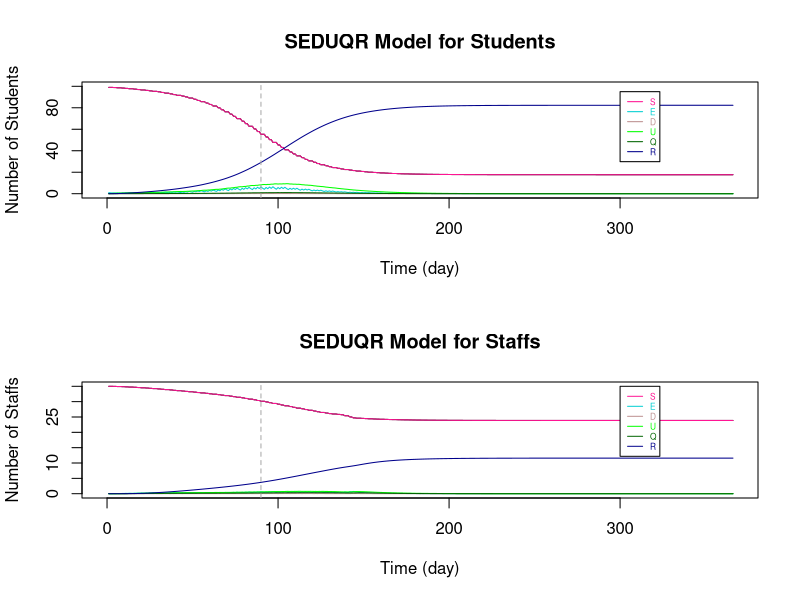

This figure's R source:
# Baseline : 
# School Opening Time : Monday - Friday
# Bubble Size : 10 studemts with 3 staffs
# Betwwen Bubble Contact Number : 3

###################################################################################################################

# Parameters
Ta = matrix(c(0.64,1), nrow = 2) # transmissibility of student and staff
Ca = matrix(c(0.79,1), nrow = 1)  # susceptibility of student and staff
tau = c(0.54, 0.54/2)  # individual transmission rate within and outside the bubble
# set p: the transmission rate: 
p1 = Ta %*% Ca
# p = (student-student same bubble, student-student different, staff-student, student-staff, staff-staff both teaching same or different bubbles)
p = c(p1[1,1]*tau[1], p1[1,1]*tau[2], p1[2,1]*tau[2], p1[1,2]*tau[2], p1[2,2]*tau[2]) #RHO

a = 0.2  # ALPHA: rate from latent to infection
d = c(0.1,0.3) # d:probability of an infection is detectable/symptomatic for student and staff
e = 0.138 # EPSILON: the relative transmission for undetectable compared to detectable
o = 0.75  # THETA: rate of getting quanrantined 
y = 0.1 # GAMMA:recovery rate (differ by age and compartments)

r.values = c(9,3,10,3,3)  # r:contact r people (should be changing with time), in the same order as p (RHO)

T = 366
N = 10 # student number in each bubble


###################################################################################################################

# Define dataframe - students bubbles 1-10 and total staff
# Define array 
B <- matrix(rep(0), T, 7)
A <- array(rep(B), dim = c(T, 7, 11))

A[,1,] <- 10 #  S
A[,7,] <- 10 #  N
A[,1,11] <- 30  # 30 staffs are S initially
A[,7,11] <- 55 #  55 staffs in total (20 of them work from home)
A[1,,1] <- c(9,1,0,0,0,0,10)   # initials

dimnames(A) <- list(1:T, c("S","E","D","U","Q","R","N"), c(sprintf("B%d", 1:10),"Staff"))  # name the array

head(A)
da_rp_t_S8 <- as.data.frame(A)

###################################################################################################################

# Set initials
S <- matrix(rep(0), T+1, 10)
E <- matrix(rep(0), T+1, 10)
D <- matrix(rep(0), T+1, 10)
U <- matrix(rep(0), T+1, 10)
Q <- matrix(rep(0), T+1, 10)
R <- matrix(rep(0), T+1, 10)
r <- matrix(rep(0), T+1, 10)

S.Staff=S1=S2=S3=S4=S5=S6=S
E.Staff=E1=E2=E3=E4=E5=E6=E
D.Staff=D1=D2=D3=D4=D5=D6=D
U.Staff=U1=U2=U3=U4=U5=U6=U
Q.Staff=Q1=Q2=Q3=Q4=Q5=Q6=Q
R.Staff=R1=R2=R3=R4=R5=R6=R
r1=r2=r3=r4=r5=r

S5.diff=S2.diff=S
E5.diff=E2.diff=E
D5.diff=D2.diff=D
U5.diff=U2.diff=U
R5.diff=R2.diff=R
r5.diff=r2.diff=r

S.Staff.change = S.Staff

# Staff replacement
Staff.School = S.Staff  
Staff.rp = S.Staff  

# Tutorial Group
S.Std_Std = S
S.Std1=S.Std2=S
S.Stf=E.Stf=D.Stf=U.Stf=Q.Stf=R.Stf=S


###################################################################################################################
# The Symbols for the Dynamic system 

# STUDENTS
# S, E, D, U, Q, R : (without subscript of numbers) TOTAL number of students in each compartment (for an individual bubble)

# S1, E1, D1, U1, Q1, R1: TOTAL number of students in each compartments with ONLY the intractions WITHIN bubbles (for an individual bubble)

# S2.diff, E2.diff, D2.diff, U2.diff, R2.diff : TOTAL number of students that are not in the specified bubble (for an individual bubble)

# S2, E2, D2, U2, Q2, R2: CHANGE of number of students in each compartments by BETWEEN-BUBBLES interactions (for an individual bubble)

# S3, E3, D3, U3, Q3, R3 : CHANGE of number of students in each compartments by their teaching staffs (for an individual bubble)

# STAFFS
# S.Staff, E.Staff, D.Staff, U.Staff, Q.Staff, R.Staff : (without subscript of numbers) TOTAL number of STAFF in each compartment (for those teaching an individual bubble)

# S4, E4, D4, U4, Q4, R4: CHANGE of number of staffs in each compartments by the students they teach (for those teaching an individual bubble)

# S5.diff, E5.diff, D5.diff, U5.diff, R5.diff : TOTAL number of staffs that are not teaching the specified bubble (for those teaching an individual bubble)

# S5, E5, D5, U5, Q5, R5 : CHANGE of number of staffs in each compartments by staffs teaching other bubbles (for those teaching an individual bubble)

# S6, E6, D6, U6, Q6, R6 : CHANGE of number of staffs in each compartments by the staffs teaching the same bubble (for those teaching an individual bubble)

# r are the number of sesceptible contacts that an infection case would contact (vary with situations)

# Staff.School : the number of staff at school of teaching each bubble

# Staff.rp : the number of staff that can come to teach the bubble that were working from home

# TUTOR GROUP

# S.Std_Std : CHANGE of number of student in tutor group by infections within tutor group

# S.Std1 : CHANGE of number of student in bubble j by infections within tutor group

# S.Std2 : CHANGE of number of student in bubble j by infections from the tutor

# S.Stf, E.Stf, D.Stf, U.Stf, Q.Stf, R.Stf : Total number of tutors being infected in tutor group j

###################################################################################################################

# i : time step start from 1 
# j : bubble number 1 to 10

for (i in 1:T){
  for (j in 1:10){  
    
    ###### For STUDENTS
    
    # initals
    S[1,j] =  da_rp_t_S8[1,paste("S.B", j, sep = "")]
    E[1,j] =  da_rp_t_S8[1,paste("E.B", j, sep = "")]
    D[1,j] =  da_rp_t_S8[1,paste("D.B", j, sep = "")]
    U[1,j] =  da_rp_t_S8[1,paste("U.B", j, sep = "")]
    Q[1,j] =  da_rp_t_S8[1,paste("Q.B", j, sep = "")]
    R[1,j] =  da_rp_t_S8[1,paste("R.B", j, sep = "")]
    
    # STUDENT to STUDENT in the SAME BUBBLE
    S1[1,j] =  da_rp_t_S8[1,paste("S.B", j, sep = "")]
    E1[1,j] =  da_rp_t_S8[1,paste("E.B", j, sep = "")]
    D1[1,j] =  da_rp_t_S8[1,paste("D.B", j, sep = "")]
    U1[1,j] =  da_rp_t_S8[1,paste("U.B", j, sep = "")]
    Q1[1,j] =  da_rp_t_S8[1,paste("Q.B", j, sep = "")]
    R1[1,j] =  da_rp_t_S8[1,paste("R.B", j, sep = "")]
    r1[1,j] =  S[1,j]  # number of contact depends on how many S in the bubble
    
    # This formula comes from the dynamic equations (in powerpoint slide 4)
    S1[i+1,j] = S[i,j] - r1[i,j]*p[1]*(D[i,j]+e*U[i,j])
    E1[i+1,j] = E[i,j] + r1[i,j]*p[1]*(D[i,j]+e*U[i,j]) - a*E[i,j]
    D1[i+1,j] = D[i,j] + a*d[1]*E[i,j] - o*D[i,j]
    U1[i+1,j] = U[i,j] + a*(1-d[1])*E[i,j] - y*U[i,j]
    Q1[i+1,j] = Q[i,j] + o*D[i,j] - y*Q[i,j]
    R1[i+1,j] = R[i,j] + y*(Q[i,j]+U[i,j])
    r1[i+1,j] = S[i,j] 
    
    
    # STUDENT to STUDENT in DIFFERENT BUBBLES #
    # number of contact for each individual in bubble j to students in other bubbles
    r2.diff[1,j] =  3  # each student in j contact 3 students in other bubbles
    r2.diff[i+1,j] = r2.diff[i,j]    
    # the total number of contacts of the students in bubble j
    m = round(r2.diff[i,j]*(S[i,j]))  # only Susceptible individuals in j might be infected by students in other bubbles
    
    # inital values of total number of students at school not in bubble j
    # (only S,E,D,U are at school, currently not considered recovery come back to school yet)
    S2.diff[1,j] = 90
    E2.diff[1,j] = 0
    D2.diff[1,j] = 0
    U2.diff[1,j] = 0
    R2.diff[1,j] = 0
    
    # Subset for S,E,D,U compartments of all bubbles 
    all.S = (c(1:ncol(da_rp_t_S8)) %% 7) == 1
    all.E = (c(1:ncol(da_rp_t_S8)) %% 7) == 2
    all.D = (c(1:ncol(da_rp_t_S8)) %% 7) == 3
    all.U = (c(1:ncol(da_rp_t_S8)) %% 7) == 4
    all.R = (c(1:ncol(da_rp_t_S8)) %% 7) == 6
    
    #total number of students at school not in bubble j (and not staff: the reason of removing the last column)
    # The number of S, E, D, U at time i, different to bubble j
    S2.diff[i,j] = round(sum((da_rp_t_S8[i,(all.S)][,-j])[,c(1:ncol(da_rp_t_S8[i,(all.S)][,-j])-1)]))
    E2.diff[i,j] = round(sum((da_rp_t_S8[i,(all.E)][,-j])[,c(1:ncol(da_rp_t_S8[i,(all.E)][,-j])-1)]))
    D2.diff[i,j] = round(sum((da_rp_t_S8[i,(all.D)][,-j])[,c(1:ncol(da_rp_t_S8[i,(all.D)][,-j])-1)]))
    U2.diff[i,j] = round(sum((da_rp_t_S8[i,(all.U)][,-j])[,c(1:ncol(da_rp_t_S8[i,(all.U)][,-j])-1)]))
    R2.diff[i,j] = round(sum((da_rp_t_S8[i,(all.R)][,-j])[,c(1:ncol(da_rp_t_S8[i,(all.R)][,-j])-1)]))
    
    # make a list of S, E, D, U not in bubble j (the times of repeat is the number of students in each compartment)
    list = c(rep("S", S2.diff[i,j]), rep("E", E2.diff[i,j]), rep("D", D2.diff[i,j]), rep("U", U2.diff[i,j]), rep("R", R2.diff[i,j]))
    
    #count the number of S,E,D,U that students in j contacted to
    # " sample(list, m, replace = TRUE) ": Randomly select m from list
    set.seed(123)
    countS = sum((sample(list, m, replace = TRUE))=="S") # for students in bubble j: the number of contact outside bubble j are S
    countE = sum((sample(list, m, replace = TRUE))=="E") # for students in bubble j: the number of contact outside bubble j are E
    countD = sum((sample(list, m, replace = TRUE))=="D") # for students in bubble j: the number of contact outside bubble j are D
    countU = sum((sample(list, m, replace = TRUE))=="U") # for students in bubble j: the number of contact outside bubble j are U
    countR = sum((sample(list, m, replace = TRUE))=="R") # for students in bubble j: the number of contact outside bubble j are R
    
    
    # The number of change in S and E compartments by interactions from other bubbles to bubbles j (only the partial effect)
    # initial (no intractions between bubbles at time 1)
    S2[1,j] = 0
    E2[1,j] = 0
    
    # The change in S and E for bubble j only depends on the number of:
    # 1. (   susceptible students in bubble j: r1[i,j] = S[i,j]   ) and 
    # 2. (   number of detectable/symtomatic and undetectable/asymtomatic that are contacted in other bubbles: countD+e*countU   
    #                                                        -- e is because the effectiveness on D and U in infection rate are different)
    S2[i+1,j] = -p[2]*(countD+e*countU)  # Only the change because of other bubbles
    E2[i+1,j] = p[2]*(countD+e*countU)  # Only the change because of other bubbles, so those Es goes into D/U compartments are included in E1
    
    
    # STAFF to STUDENTs they teach 
    # initial - there is no change of S and E initially
    S3[1,j] = 0
    E3[1,j] = 0
    r3[1,j] = r.values[3]
    
    # The change in S and E for bubble j depends on the number of D and U of staffs
    S3[i+1,j] = - r1[i,j]*p[3]*(D.Staff[i,j]+e*U.Staff[i,j])   
    E3[i+1,j] = r1[i,j]*p[3]*(D.Staff[i,j]+e*U.Staff[i,j]) 
    r3[i+1,j] =  S[i,j]
    
    
    
    ### TUTOR GROUP
    
    # STUDENTs TO STUDENTs in the same tutorial group
  
    # A tutor group contains 2 bubbles of students and a staff that is not teaching the bubbles
    # With the tutor meeting of 15mins and a typical school day of 6 hours, the time length of contact is 1/24 of that in a bubble
    # initial (S.Std_Std is the change of S in tutor group j with students in both bubble j and 11-j)
    S.Std_Std[1,] = c(rep(0,10))  # S.Std_Std : total change of students in tutor group
    S.Std1[1,] = c(rep(0,10))
      
    
    # The change of S for tutor group j with students in both bubble j and 11-j
    if (j <= 5){ # 5 tutor groups in total
      S.Std_Std[i+1,j] = - (S[i,j]+S[i,11-j])*p[1]*((D[i,j]+e*U[i,j])+(D[i,11-j]+e*U[i,11-j]))*1/24

      # As the change is less than 0.5, separate the new cases of infections according to the percentage of S in each bubble
      if (S[i,j]+S[i,11-j] > 0){
        S.Std1[i+1,j] = S.Std_Std[i+1,j]*S[i,j]/(S[i,j]+S[i,11-j])  # S.Std1 : total change of students in  bubble j by having tutor group
        S.Std1[i+1,11-j] = S.Std_Std[i+1,j]*S[i,11-j]/(S[i,j]+S[i,11-j])
      }
      
      else{
        S.Std1[i+1,j] = 0
        S.Std1[i+1,11-j] = 0
      }
    }
    
    else{ # avoid to count the infections twice
    }
    
    
    # STAFF TO STUDENTs in the same tutorial group
    
    # There is only 1 staff for each tutor group
    # S.Std2 : the change of studnets in bubble j by infections from the tutor
    # initial - there is no change of S and E initially
    S.Std2[1,] = c(rep(0,10)) 
    
    # The change of S for tutor group j with students in both bubble j and 11-j
    if (j <= 5){ # 5 tutor groups in total
      if (S[i,j]+S[i,11-j] > 0){
      S.Std2[i+1,j] = - ((S[i,j]+S[i,11-j])*p[3]*(D.Stf[i,j]+e*U.Stf[i,j])*1/24)*(S[i,j]/(S[i,j]+S[i,11-j]))
      S.Std2[i+1,11-j] = - ((S[i,j]+S[i,11-j])*p[3]*(D.Stf[i,j]+e*U.Stf[i,j])*1/24)*(S[i,11-j]/(S[i,j]+S[i,11-j]))
      }
      
      else{
        S.Std2[i+1,j] = 0
        S.Std2[i+1,11-j] = 0
      }
    }
    
    else{ # avoid to count the infections twice
    }
    
    
    
    # TOTAL on STUDNETS 
    if (S1[i+1,j] + S2[i+1,j] + S3[i+1,j] + S.Std1[i+1,j] + S.Std2[i+1,j] >= 0){   # The total number of S has to be >= 0
      S[i+1,j] = S1[i+1,j] + S2[i+1,j] + S3[i+1,j] + S.Std1[i+1,j] + S.Std2[i+1,j]
      E[i+1,j] = E1[i+1,j] + E2[i+1,j] + E3[i+1,j] - S.Std1[i+1,j] - S.Std2[i+1,j]
    }
    else {  # If not, S = 0, 
      #         E = previous (time step) amout of E - the same amount of students reduced in S compartment - those move to the next compartments
      S[i+1,j] = 0
      E[i+1,j] = E[i,j] - (S[i+1,j]-S[i,j]) - a*E[i,j]
    }
    
    D[i+1,j] = D1[i+1,j]
    U[i+1,j] = U1[i+1,j]
    Q[i+1,j] = Q1[i+1,j]
    R[i+1,j] = R1[i+1,j]
    
    
    ###### For STAFF
    
    # Assume there are 55 staffs in total, initially 30 of them teach students. 
    # The overall effect on STAFF (stdent -> staff  &   staff -> staff in same / different bubble)
    
    # initials
    S.Staff[1,] =  3
    E.Staff[1,] =  0
    D.Staff[1,] =  0
    U.Staff[1,] =  0
    Q.Staff[1,] =  0
    R.Staff[1,] =  0
    
    # STUDENT to STAFF
    # initials
    S4[1,j] = 0
    r4[1,j] = r.values[4]  
    
    # Only S and E compartments will change directly by the infection cause by studnets (E3 = -S3)
    S4[i+1,j] = - r4[i]*p[4]*(D[i,j]+e*U[i,j])
    r4[i+1,j] = S.Staff[i,j]
    
    
    # STAFF to STAFF (teach same bubble)
    # initials
    S6[1,j] = 0
    
    # Only S and E compartments will change directly by the infection cause by staffs teach same bubble (E6 = -S6)
    S6[i+1,j] = - r4[i]*p[5]*(D.Staff[i,j]+e*U.Staff[i,j])
    
    
    # STAFF to STAFF (teach different bubbles)
    # number of contact for each individual staff teach bubble j to the staffs teach other bubbles
    r5.diff[1,j] =  3  # each staff teach j contact 3 staffs teach other bubbles
    r5.diff[i+1,j] = r5.diff[i,j]    
    # the total number of contacts of the students in bubble j
    m.Staff = round(r5.diff[i,j]*(S.Staff[i,j]))  # only Susceptible staffs in j might be infected 
    
    # inital values of total number of staff at school not teach bubble j
    # (only S,E,D,U are at school, currently not considered recovery come back to school yet)
    S5.diff[1,] = 27
    E5.diff[1,] = 0
    D5.diff[1,] = 0
    U5.diff[1,] = 0
    R5.diff[1,] = 0
    
    # The number of S, E, D, U at time i, not teaching to bubble j
    S5.diff[i,j] = round(sum(S.Staff[i,])-S.Staff[i,j])
    E5.diff[i,j] = round(sum(E.Staff[i,])-E.Staff[i,j])
    D5.diff[i,j] = round(sum(D.Staff[i,])-D.Staff[i,j])
    U5.diff[i,j] = round(sum(U.Staff[i,])-U.Staff[i,j])
    R5.diff[i,j] = round(sum(R.Staff[i,])-R.Staff[i,j])
    
    # make a list of S, E, D, U not teach bubble j (the times of repeat is the number of staff in each compartment)
    list.Staff = c(rep("S", S5.diff[i,j]), rep("E", E5.diff[i,j]), rep("D", D5.diff[i,j]), rep("U", U5.diff[i,j]), rep("R", R5.diff[i,j]))
    
    #count the number of S,E,D,U that staffs teaching bubble j contacted to
    # " sample(list.Staff, m.Staff, replace = TRUE) ": Randomly select m.Staff from list
    set.seed(123)
    count.StaffS = sum((sample(list.Staff, m.Staff, replace = TRUE))=="S") # for students in bubble j: the number of contact outside bubble j are S
    count.StaffE = sum((sample(list.Staff, m.Staff, replace = TRUE))=="E") # for students in bubble j: the number of contact outside bubble j are E
    count.StaffD = sum((sample(list.Staff, m.Staff, replace = TRUE))=="D") # for students in bubble j: the number of contact outside bubble j are D
    count.StaffU = sum((sample(list.Staff, m.Staff, replace = TRUE))=="U") # for students in bubble j: the number of contact outside bubble j are U
    count.StaffR = sum((sample(list.Staff, m.Staff, replace = TRUE))=="R") # for students in bubble j: the number of contact outside bubble j are R
    
    # The number of change in S and E compartments by staffs teach j and other staffs contacts
    # initial (no transmission at time 1)
    S5[1,j] = 0
    
    # The change in S and E for staffs teach bubble j only depends on the number of:
    # 1. (   susceptible staffs teach bubble j: r5[i,j] = S.Staff[i,j]   ) and 
    # 2. (   number of detectable/symtomatic and undetectable/asymtomatic staffs teach other bubbles: count.StaffD+e*count.StaffU
    #                                                        -- e is because the effectiveness on D and U in infection rate are different)
    S5[i+1,j] = - p[5]*(count.StaffD+e*count.StaffU)  # Only the change because of staff teach other bubbles
    # E5 = -S5
    
    
    # TUTOR GROUP
    
    # The STUDENTS in the tutor group to STAFF
    # Assume for tutor group 1-5, the tutor is not teaching any bubbles
    # There is no staff to replace tutor if he is infected, but he will work again when he has recovered
    # initial - there is no change of S and E initially
    S.Stf[1,] = c(rep(1,5), rep(0,5)) 
    E.Stf[1,] = D.Stf[1,] = U.Stf[1,] = Q.Stf[1,] = R.Stf[1,] = rep(0,10)
    
    
    # The total number of S for staff in tutor group j 
    if (j <= 5){ # 5 tutor groups in total
      if (S.Stf[i,j] > 0){
        S.Stf[i+1,j] = S.Stf[i,j] - S.Stf[i,j]*p[4]*((D[i,j]+e*U[i,j])+(D[i,11-j]+e*U[i,11-j]))*1/24
      }
      
      else{
        S.Stf[i+1,j] = 0
      }
    }
    
    else{ # avoid to count the infections twice
      S.Stf[i+1,j] = 0
    }
    
    if (S.Stf[i+1,j] - S.Stf[i,j] >= 0) {
      S.Stf[i+1,j] = S.Stf[i+1,j]
    }
    
    else{
      S.Stf[i+1,j] = S.Stf[i,j]
    }
    
    E.Stf[i+1,j] = E.Stf[i,j] + (S.Stf[i+1,j] - S.Stf[i,j]) - a*E.Stf[i,j]
    D.Stf[i+1,j] = D.Stf[i,j] + a*d[1]*E.Stf[i,j] - o*D.Stf[i,j]
    U.Stf[i+1,j] = U.Stf[i,j] + a*(1-d[1])*E.Stf[i,j] - y*U.Stf[i,j]
    Q.Stf[i+1,j] = Q.Stf[i,j] + o*D.Stf[i,j] - y*Q.Stf[i,j]
    R.Stf[i+1,j] = R.Stf[i,j] + y*(Q.Stf[i,j]+U.Stf[i,j])
    
    # TOTAL on STAFF
    # the total change of staff
    
    S.Staff.change[1,j] = 0
    S.Staff.change[i+1,j] = -(S4[i+1,j] + S5[i+1,j] + S6[i+1,j])    
    
    # With larger number in each group, remove the overlapping cases of new infection by:
    # (There might be chance an individual staff is infected by both students he teach and other staff he contact with)
    # Here, use randomly choosing to reduce the overlapping change effect
    # # # count.StaffS_overlap = - round(S3[i+1,j] + S5[i+1,j] + S6[i+1,j]) # the infected cases/the change in S (with overlap)
    
    # This formula comes from the dynamic equations (in powerpoint slide 4)
    S.Staff[i+1,j] = S.Staff[i,j] - S.Staff.change[i+1,j]
    E.Staff[i+1,j] = E.Staff[i,j] + S.Staff.change[i+1,j] - a*E.Staff[i,j]
    D.Staff[i+1,j] = D.Staff[i,j] + a*d[2]*E.Staff[i,j] - o*D.Staff[i,j]
    U.Staff[i+1,j] = U.Staff[i,j] + a*(1-d[2])*E.Staff[i,j] - y*U.Staff[i,j]
    Q.Staff[i+1,j] = Q.Staff[i,j] + o*D.Staff[i,j] - y*Q.Staff[i,j]
    R.Staff[i+1,j] = R.Staff[i,j] + y*(Q.Staff[i,j]+U.Staff[i,j])
    
    
    # STAFF replacement (remove this part to see if there is no extra staff that teaching the same course)
    # We assume initially 30 out of 55 staffs are teaching bubbles and the other 20 staffs are working from home.
    # Assume each bubble has 3 teaching staff and 2 other staffs working from home that can teach the same course.
    # If one of the staff was teaching at school is isolated, a staff that is "teaching the same course" will come back to school and teach the bubble. (within 24h)
    # When an istolated staff is recovered, he will come back to school on the next day. (within 24h)
    # If that result in more than 3 staffs teaching the bubble, let some susceptible staffs to work from home.  
    # So, each bubble will have 3 teaching staffs until there are not enough staffs available.
    
    Staff.rp[1,j] = 2  # the staff can come to teach in the next day that are working from home
    Staff.School[1,j] = 3  # total number of staffs that are teaching the bubble
    Staff.School[i,j] = S.Staff[i,j] + E.Staff[i,j] + D.Staff[i,j] + U.Staff[i,j] + R.Staff[i,j]
    
    if (Staff.School[i,j] < 3) {  # if the number of staff teaching bubble j is less than 3
      
      if ((3 - Staff.School[i,j]) <= Staff.rp[i,j]) {  # if there are enough staff to come back and teach
        S.Staff[i+1,j] = S.Staff[i+1,j] + (3 - Staff.School[i,j])
        Staff.rp[i+1,j] = Staff.rp[i,j] - (3 - Staff.School[i,j])
      }
      
      else{  # if there is not enought staff to come back and teach
        S.Staff[i+1,j] = S.Staff[i+1,j] + Staff.rp[i,j]
        Staff.rp[i+1,j] = 0
      }
    }
    
    else{  
      if (round(Staff.School[i,j]) > 3) { # if after the staff combing back from isolation, there are more than 3 staffs teaching the bubble j
        S.Staff[i+1,j] = S.Staff[i+1,j] - (Staff.School[i,j] - 3)
        Staff.rp[i+1,j] = Staff.rp[i,j] + (Staff.School[i,j] - 3)
      } 
      
      else {# if there are 3 staffs teaching the bubble j
        S.Staff[i+1,j] = S.Staff[i+1,j]
        Staff.rp[i+1,j] = Staff.rp[i,j] 
      }
    }
    
    
    
    # The change on Weekends
    #-----------------------------------------------------------------------------------------------------------------#
    ########## 1 day on 1 day off : School day Monday, Wednesday and Friday
    onoff1 = c(seq(0,T,7)-5, seq(0,T,7)-3, seq(0,T,7)-1, seq(0,T,7))
    
    if (!is.na(match(i, setdiff(0:T,onoff1))) == TRUE){  #if time i is weekday
    }
    
    else{  #if time i is weekend
      S[i+1,j] = S[i,j]
      E[i+1,j] = E[i,j] - a*E[i,j]
      
      S.Staff[i+1,j] = S.Staff[i,j]
      E.Staff[i+1,j] = E.Staff[i,j] - a*E.Staff[i,j]
      
    }
    #-----------------------------------------------------------------------------------------------------------------#
    
    # Add the results of each time step i and each bubble j of each compartments to the dataframe da_rp_t_S8
    da_rp_t_S8[i,paste("S.B", j, sep = "")] <- S[i,j]
    da_rp_t_S8[i,paste("E.B", j, sep = "")] <- E[i,j]
    da_rp_t_S8[i,paste("D.B", j, sep = "")] <- D[i,j]
    da_rp_t_S8[i,paste("U.B", j, sep = "")] <- U[i,j]
    da_rp_t_S8[i,paste("Q.B", j, sep = "")] <- Q[i,j]
    da_rp_t_S8[i,paste("R.B", j, sep = "")] <- R[i,j]
    
    da_rp_t_S8[i,paste("S.", "Staff", sep = "")] <- sum(S.Staff[i,]) + sum(S.Stf[i,])
    da_rp_t_S8[i,paste("E.", "Staff", sep = "")] <- sum(E.Staff[i,]) + sum(E.Stf[i,])
    da_rp_t_S8[i,paste("D.", "Staff", sep = "")] <- sum(D.Staff[i,]) + sum(D.Stf[i,])
    da_rp_t_S8[i,paste("U.", "Staff", sep = "")] <- sum(U.Staff[i,]) + sum(U.Stf[i,])
    da_rp_t_S8[i,paste("Q.", "Staff", sep = "")] <- sum(Q.Staff[i,]) + sum(Q.Stf[i,])
    da_rp_t_S8[i,paste("R.", "Staff", sep = "")] <- sum(R.Staff[i,]) + sum(R.Stf[i,])
    
    # Sum up the total dynamic of students for all bubbles
    da_rp_t_S8$S.Student[i] <- sum(S[i,])
    da_rp_t_S8$E.Student[i] <- sum(E[i,])
    da_rp_t_S8$D.Student[i] <- sum(D[i,])
    da_rp_t_S8$U.Student[i] <- sum(U[i,])
    da_rp_t_S8$Q.Student[i] <- sum(Q[i,])
    da_rp_t_S8$R.Student[i] <- sum(R[i,])
    da_rp_t_S8$N.Student[i] <- 100
    
  }
}

# Add extra columns 
for (i in 1:T){
  
  # total number of Staffs working from home
  da_rp_t_S8$Staff.rp[i] <- sum(Staff.rp[i,])  
  
  # reproduction rate Rt
  da_rp_t_S8$Rt.Student[i] <- (da_rp_t_S8$E.Student[i+1] + da_rp_t_S8$D.Student[i+1] + da_rp_t_S8$U.Student[i+1] + da_rp_t_S8$Q.Student[i+1]) / 
    (da_rp_t_S8$E.Student[i] + da_rp_t_S8$D.Student[i] + da_rp_t_S8$U.Student[i] + da_rp_t_S8$Q.Student[i])
  
  da_rp_t_S8$Rt.Staff[i] <- (da_rp_t_S8$E.Staff[i+1] + da_rp_t_S8$D.Staff[i+1] + da_rp_t_S8$U.Staff[i+1] + da_rp_t_S8$Q.Staff[i+1]) / 
    (da_rp_t_S8$E.Staff[i] + da_rp_t_S8$D.Staff[i] + da_rp_t_S8$U.Staff[i] + da_rp_t_S8$Q.Staff[i])
}



###################################################################################################################
# Plot SEDUQR graphs
par(mfrow=c(2, 1), lwd=1)

# Students
X_lim <- seq(1,T,by=1)
plot(da_rp_t_S8$S.Student~X_lim, pch=15, col="black", main = "SEDUQR Model for Students", type = "l", xlab = "Time (day)", ylab = "Number of Students", xlim = c(0,T), ylim = c(0,100))

lines(da_rp_t_S8$S.Student, col="DeepPink", lty=1)
lines(da_rp_t_S8$E.Student, col="darkTurquoise", lty=1)
lines(da_rp_t_S8$D.Student, col="RosyBrown", lty=1)
lines(da_rp_t_S8$U.Student, col="green", lty=1)
lines(da_rp_t_S8$Q.Student, col="darkgreen", lty=1)
lines(da_rp_t_S8$R.Student, col="darkblue", lty=1)

legend(300, 95 ,c("S","E","D", "U", "Q", "R"),col=c("DeepPink","darkTurquoise","RosyBrown", "green", "darkgreen", "darkblue"),
       text.col=c("DeepPink","darkTurquoise","RosyBrown", "green", "darkgreen", "darkblue"),lty=c(1,1,1,1,1,1),
       cex=0.5)

abline(v=90,col="dark grey", lty=2)

# Staffs
X_lim <- seq(1,T,by=1)
plot(da_rp_t_S8$S.Staff~X_lim, pch=15, col="black", main = "SEDUQR Model for Staffs", type = "l", xlab = "Time (day)", ylab = "Number of Staffs", xlim = c(0,T), ylim = c(0,35))

lines(da_rp_t_S8$S.Staff, col="DeepPink", lty=1)
lines(da_rp_t_S8$E.Staff, col="darkTurquoise", lty=1)
lines(da_rp_t_S8$D.Staff, col="RosyBrown", lty=1)
lines(da_rp_t_S8$U.Staff, col="green", lty=1)
lines(da_rp_t_S8$Q.Staff, col="darkgreen", lty=1)
lines(da_rp_t_S8$R.Staff, col="darkblue", lty=1)
 
legend(300, 35,c("S","E","D", "U", "Q", "R"),col=c("DeepPink","darkTurquoise","RosyBrown", "green", "darkgreen", "darkblue"),
       text.col=c("DeepPink","darkTurquoise","RosyBrown", "green", "darkgreen", "darkblue"),lty=c(1,1,1,1,1,1),
       cex=0.5)

abline(v=90,col="dark grey", lty=2)
